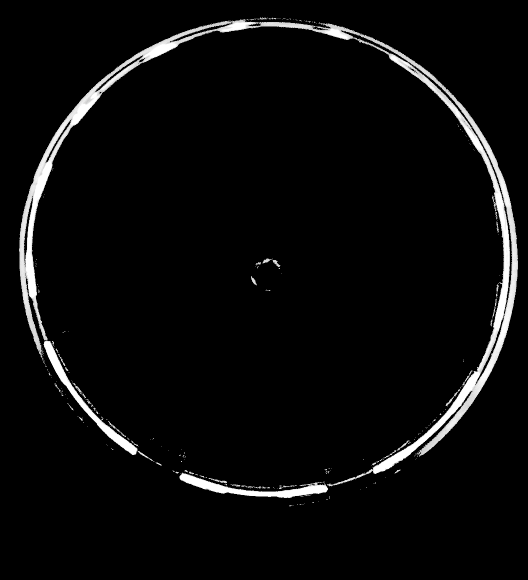
#> input picture a-test.png, 1056 x 1160 px, given in place of the camera (shown at 1/2 size)
$ python VideoShape.py   (older library calls are emulated)
#> lines starting #> are read from the running program, lines starting #| are printed output that depends on the picture; after the words box and inside, x2 and y2 are one past the last pixel; in counts of white or black regions, pixels touching at a corner belong together
import cv2 as cv
import numpy as np
import time

class ShapeAnalysis:
    def __init__(self):
        self.shapes = {'triangle': 0, 'rectangle': 0, 'polygons': 0, 'circles': 0}

    # [83 lines left out: functions analysis, draw_text_info, not called in this run]

# [7 lines of commented-out code are left out]

begin_time = time.time()
start_time = begin_time
#image = cv.imread('a0.png')
#hsv = cv.cvtColor(image, cv.COLOR_BGR2HSV)

cap = cv.VideoCapture(0) #"T1.mp4") #('o_60fps.mp4')#
w = int(cap.get(cv.CAP_PROP_FRAME_WIDTH))
h = int(cap.get(cv.CAP_PROP_FRAME_HEIGHT))
fps = int(cap.get(cv.CAP_PROP_FPS))
print("w=",w,"h=",h,"fps=",fps)

#color = 0 # 灰階; 1:彩色
#fourcc = cv2.VideoWriter.fourcc('m', 'p', '4', 'v')
#out = cv2.VideoWriter("output.mp4", fourcc, fps, (w, h), color)

#計數檢測不同frame數量
i = 0
f = 0
c = 0
amount = 0

while (cap.isOpened()):
    ret, frame = cap.read()
#> frame is the input picture: shape (1160, 1056, 3); min 0, max 255, mean 10.8
    if ret:
        hsv = cv.cvtColor(frame, cv.COLOR_BGR2HSV)
#> hsv: shape (1160, 1056, 3); mean H, S, V 0, 0, 10.8

        hmin = 0
        hmax = 140
        smin = 0
        smax = 35
        vmin = 200
        vmax = 255

        hsv_low = np.array([hmin, smin, vmin])
        hsv_high = np.array([hmax, smax, vmax])
        mask = cv.inRange(hsv, hsv_low, hsv_high)
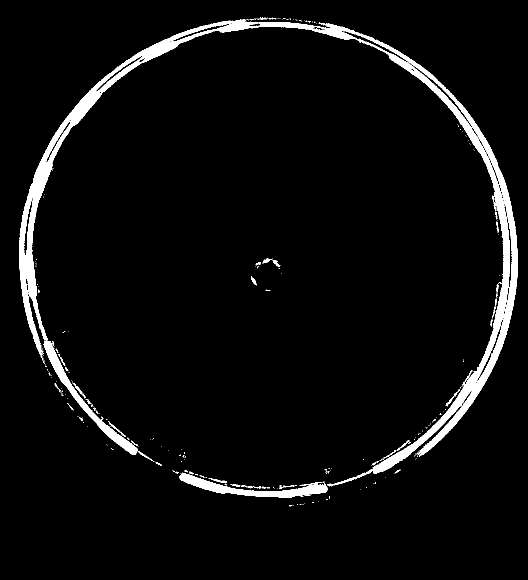
#> mask: shape (1160, 1056) (shown at 1/2 size); 4.6% white; 253 white regions (216 under 20 px), largest, box (x1, y1, x2, y2) and area: (38, 38, 1036, 973) 45698, (359, 945, 656, 996) 4330, (87, 681, 275, 910) 4085
        res = cv.bitwise_and(frame, frame, mask=mask)

        if f <= 2:
            res_old = res
            mask_old = mask

        # 印出該色的數量
        amount = cv.countNonZero(mask)
#> amount = 56702
        img_xor = cv.bitwise_xor(mask, mask_old)
#> img_xor: shape (1160, 1056); every value is 0
        amount_r = cv.countNonZero(img_xor)
#> amount_r = 0
        # print(f, "-", amount, " ", amount_r)
        if  amount_r > 0 : #自製影片雜訊問題
            i = i + 1
            print("Counter=",i," Frame=",f," ",amount_r," ",amount)
#            cv.imshow('video %s'%i, res)
#            cv.imshow('img %s' % f, img_xor)
            ld = ShapeAnalysis()
            ld.analysis(res)
        f += 1
        c += 1

        if (time.time() - start_time) != 0:  # 实时显示帧数
            cv.putText(frame, "FPS {0}".format(float('%.1f' % (c / (time.time() - start_time)))), (500, 50),
                        cv.FONT_HERSHEY_SIMPLEX, 2, (0, 0, 255),
                        3)
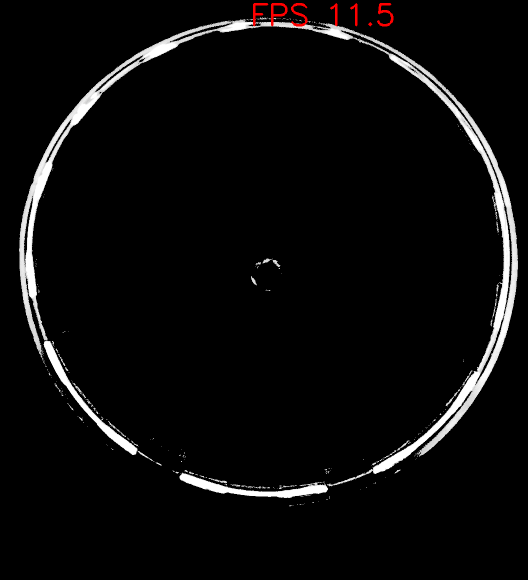
#> frame: shape (1160, 1056, 3) (shown at 1/2 size); 0.22% of pixels changed, all inside (x1, y1, x2, y2) = (506, 6, 787, 53)
            # src = cv.resize(frame, (w // 2, h // 2), interpolation=cv.INTER_CUBIC)  # 窗口大小
            src = frame
            cv.imshow("image", src)
            print("FPS: ", c / (time.time() - start_time))
            c = 0
            start_time = time.time()
        time.sleep(0.8 / fps)  # 按原帧率播放


    else:
        break
    k = cv.waitKey(1)
#> (key Esc is pressed here)
    if k == 27:
        break


end_time = time.time()
print("Frames = %s, 執行時間：%f 秒" % (f, (end_time - begin_time)))
print("press any key to stop!!")
cv.waitKey(0)
cap.release()
cv.destroyAllWindows()
